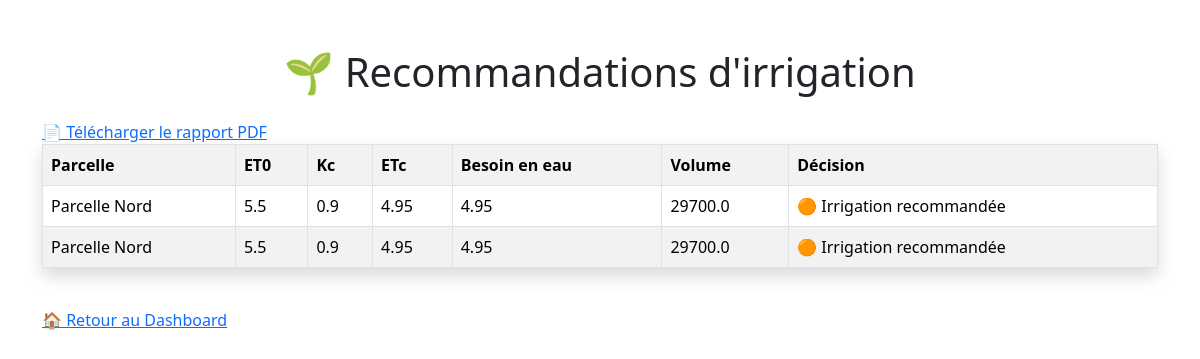
The page /recommandations/ on the database its author committed.
### irrigation/models.py (models this page shows, shortened)
class Parcelle(models.Model):
    code = models.CharField(max_length=20)
    nom = models.CharField(max_length=100)
    surface = models.FloatField()
    type_sol = models.CharField(max_length=50)
    reserve_max = models.FloatField()
    reserve_actuelle = models.FloatField()
    seuil_minimum = models.FloatField()
    localisation = models.CharField(max_length=100)

class Meteo(models.Model):
    date = models.DateField()
    temperature = models.FloatField()
    humidite = models.FloatField()
    vent = models.FloatField()
    rayonnement = models.FloatField()
    precipitation = models.FloatField()
    eto = models.FloatField()

class Culture(models.Model):
    parcelle = models.ForeignKey(Parcelle, on_delete=models.CASCADE)
    nom = models.CharField(max_length=100)
    date_plantation = models.DateField()
    stade = models.CharField(max_length=50)
    kc = models.FloatField()

### irrigation/views.py (the view)
# urls.py: path('recommandations/', views.recommandations, name='recommandations'),
def recommandations(request):
    parcelles = Parcelle.objects.all()
    cultures = Culture.objects.all()
    meteos = Meteo.objects.all()
    resultats = []
    if cultures.exists() and meteos.exists():
       meteo = meteos.last()
       for culture in cultures:
           etc = meteo.eto * culture.kc
           besoin = etc - meteo.precipitation
           if besoin < 0:
              besoin = 0
           volume = culture.parcelle.surface * besoin * 10
           if besoin == 0:
              decision = "🟢 Pas d'irrigation nécessaire"
           elif besoin < 3:
              decision = "🟡 Irrigation légère recommandée"
           elif besoin < 6:
              decision = "🟠 Irrigation recommandée"
           else:
              decision = "🔴 Irrigation urgente"
           resultats.append({
              'parcelle': culture.parcelle.nom,
              'eto': meteo.eto,
              'kc': culture.kc,
              'etc': round(etc, 2),
              'besoin': round(besoin, 2),
              'volume': round(volume, 2),
              'decision': decision,
        })
    return render(
        request,
        'irrigation/recommandations.html',
        {'resultats': resultats}
    )

### irrigation/templates/irrigation/recommandations.html (shortened to what this page needs)
<!DOCTYPE html>
<html>
<head>
    <link href="https://cdn.jsdelivr.net/npm/bootstrap@5.3.7/dist/css/bootstrap.min.css" rel="stylesheet">
</head>
<body>
  <div class="container mt-5">
<table class="table table-striped table-bordered table-hover shadow">
<h1 class="text-center mb-4">🌱 Recommandations d'irrigation</h1>
<a href="/export-pdf/">
    📄 Télécharger le rapport PDF
</a>
        <th>Parcelle</th>
        <th>ET0</th>
        <th>Kc</th>
        <th>ETc</th>
        <th>Besoin en eau</th>
        <th>Volume</th>
        <th>Décision</th>
    {% for resultat in resultats %}
    <tr>
        <td>{{ resultat.parcelle }}</td>
        <td>{{ resultat.eto }}</td>
        <td>{{ resultat.kc }}</td>
        <td>{{ resultat.etc }}</td>
        <td>{{ resultat.besoin }}</td>
        <td>{{ resultat.volume }}</td>
        <td>{{ resultat.decision }}</td>
    </tr>
    {% empty %}
    <tr>
        <td colspan="7">Aucune donnée disponible.</td>
    </tr>
    {% endfor %}
</table>
<br>
<a href="/">🏠 Retour au Dashboard</a>
</div>
</body>
</html>

### rows shown on the page
Parcelle: parcelle "Parcelle Nord" "Parcelle Nord"
Meteo: eto "5.5" "5.5"
Culture: kc "0.9"
Culture: kc "0.9"

### other values the page prints
{{ resultat.etc }} "4.95" "4.95"
{{ resultat.besoin }} "4.95" "4.95"
{{ resultat.volume }} "29700.0" "29700.0"
{{ resultat.decision }} "🟠 Irrigation recommandée" "🟠 Irrigation recommandée"
